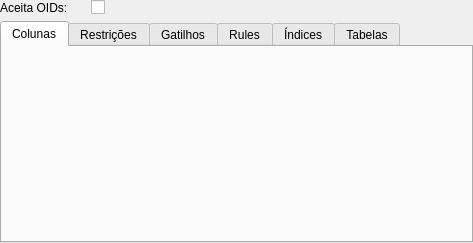
<?xml version="1.0" encoding="UTF-8"?>
<ui version="4.0">
 <class>TabelaWidget</class>
 <widget class="QWidget" name="TabelaWidget">
  <property name="geometry">
   <rect>
    <x>0</x>
    <y>0</y>
    <width>473</width>
    <height>243</height>
   </rect>
  </property>
  <property name="windowTitle">
   <string>Form</string>
  </property>
  <layout class="QGridLayout" name="tabela_grid">
   <property name="margin">
    <number>0</number>
   </property>
   <item row="0" column="0">
    <widget class="QLabel" name="aceita_oids_lbl">
     <property name="sizePolicy">
      <sizepolicy hsizetype="Fixed" vsizetype="Preferred">
       <horstretch>0</horstretch>
       <verstretch>0</verstretch>
      </sizepolicy>
     </property>
     <property name="minimumSize">
      <size>
       <width>85</width>
       <height>0</height>
      </size>
     </property>
     <property name="maximumSize">
      <size>
       <width>85</width>
       <height>16777215</height>
      </size>
     </property>
     <property name="text">
      <string>Aceita OIDs:</string>
     </property>
    </widget>
   </item>
   <item row="0" column="1">
    <widget class="QCheckBox" name="aceita_oids_chk">
     <property name="text">
      <string/>
     </property>
    </widget>
   </item>
   <item row="1" column="0" colspan="2">
    <widget class="QTabWidget" name="atributos_tbw">
     <property name="currentIndex">
      <number>0</number>
     </property>
     <widget class="QWidget" name="tab">
      <attribute name="title">
       <string>Colunas</string>
      </attribute>
     </widget>
     <widget class="QWidget" name="tab_4">
      <attribute name="title">
       <string>Restrições</string>
      </attribute>
     </widget>
     <widget class="QWidget" name="tab_5">
      <attribute name="title">
       <string>Gatilhos</string>
      </attribute>
     </widget>
     <widget class="QWidget" name="tab_6">
      <attribute name="title">
       <string>Rules</string>
      </attribute>
     </widget>
     <widget class="QWidget" name="tab_3">
      <attribute name="title">
       <string>Índices</string>
      </attribute>
     </widget>
     <widget class="QWidget" name="tab_2">
      <attribute name="title">
       <string>Tabelas</string>
      </attribute>
      <layout class="QGridLayout" name="gridLayout">
       <property name="margin">
        <number>2</number>
       </property>
       <item row="0" column="0">
        <widget class="QSplitter" name="splitter">
         <property name="orientation">
          <enum>Qt::Horizontal</enum>
         </property>
         <widget class="QWidget" name="layoutWidget1">
          <layout class="QVBoxLayout" name="verticalLayout">
           <item>
            <widget class="QLabel" name="label">
             <property name="text">
              <string>Tabelas Ancestrais:</string>
             </property>
            </widget>
           </item>
           <item>
            <widget class="QListWidget" name="tabs_ancestrais_lst">
             <property name="editTriggers">
              <set>QAbstractItemView::NoEditTriggers</set>
             </property>
             <property name="showDropIndicator" stdset="0">
              <bool>false</bool>
             </property>
             <property name="alternatingRowColors">
              <bool>true</bool>
             </property>
             <property name="selectionMode">
              <enum>QAbstractItemView::NoSelection</enum>
             </property>
             <property name="uniformItemSizes">
              <bool>true</bool>
             </property>
             <property name="selectionRectVisible">
              <bool>true</bool>
             </property>
            </widget>
           </item>
          </layout>
         </widget>
         <widget class="QWidget" name="layoutWidget">
          <layout class="QVBoxLayout" name="verticalLayout_2">
           <item>
            <widget class="QLabel" name="label_2">
             <property name="text">
              <string>Tabelas Copiadas:</string>
             </property>
            </widget>
           </item>
           <item>
            <widget class="QListWidget" name="tabs_copiadas_lst">
             <property name="editTriggers">
              <set>QAbstractItemView::NoEditTriggers</set>
             </property>
             <property name="showDropIndicator" stdset="0">
              <bool>false</bool>
             </property>
             <property name="alternatingRowColors">
              <bool>true</bool>
             </property>
             <property name="selectionMode">
              <enum>QAbstractItemView::NoSelection</enum>
             </property>
             <property name="uniformItemSizes">
              <bool>true</bool>
             </property>
             <property name="selectionRectVisible">
              <bool>true</bool>
             </property>
            </widget>
           </item>
          </layout>
         </widget>
        </widget>
       </item>
      </layout>
     </widget>
    </widget>
   </item>
  </layout>
 </widget>
 <resources/>
 <connections/>
</ui>
